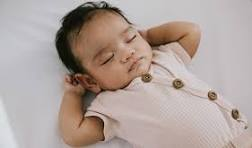
#> input picture src/download (1).jpg, 252 x 148 px
$ python -i train_improved_sklearn.py   (imports and definitions only)   (older library calls are emulated)
#> lines starting #> are read from the running program, lines starting #| are printed output that depends on the picture; after the words box and inside, x2 and y2 are one past the last pixel; in counts of white or black regions, pixels touching at a corner belong together
"""Improved scikit-learn model for jaundice detection with better hyperparameters."""
from __future__ import annotations

import argparse
import json
import logging
from datetime import datetime
from pathlib import Path
from typing import Dict, Tuple

import cv2
import joblib
import numpy as np
from sklearn.ensemble import RandomForestClassifier, GradientBoostingClassifier, VotingClassifier
from sklearn.metrics import accuracy_score, classification_report, confusion_matrix, roc_auc_score
from sklearn.model_selection import train_test_split, cross_val_score, GridSearchCV
from sklearn.preprocessing import StandardScaler
from sklearn.svm import SVC
from xgboost import XGBClassifier

MODEL_DIR = Path(__file__).resolve().parent
IMPROVED_MODEL_PATH = MODEL_DIR / "improved_sklearn_model.joblib"
IMPROVED_META_PATH = MODEL_DIR / "improved_sklearn_meta.json"
DATASET_ROOT = Path(__file__).resolve().parents[2] / "Dataset"
ALLOWED_EXT = {".jpg", ".jpeg", ".png", ".bmp", ".webp"}

# [4 lines not run here, left out]
logger = logging.getLogger(__name__)


# [49 lines left out: function load_and_preprocess_images, not called in this run]


def extract_image_features(img: np.ndarray) -> np.ndarray:
    """Extract comprehensive features from image."""
    features = []

    # Color features (RGB channels)
    for i in range(3):
        channel = img[:, :, i]
        features.extend([
            np.mean(channel),
            np.std(channel),
            np.median(channel),
            np.percentile(channel, 25),
            np.percentile(channel, 75)
        ])
#> this loop made 3 passes
#> pass 1, in extract_image_features, `channel = img[:, :, i]`:
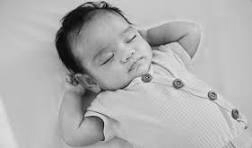
#> channel: shape (148, 252); min 0, max 249, mean 176.2
#> pass 2, in extract_image_features, `channel = img[:, :, i]`:
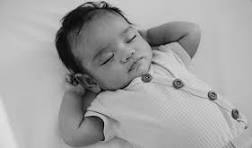
#> channel: shape (148, 252); min 0, max 236, mean 161.8
#> pass 3, in extract_image_features, `channel = img[:, :, i]`:
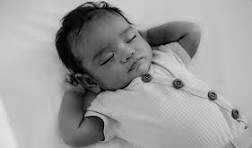
#> channel: shape (148, 252); min 0, max 228, mean 155.8
#> after the loop, features = [176.2, 39.38, 190, 175, 196, 161.8, 45.12, 183, 144, 190, 155.8, 53.39, 182, 126, 193]

    # Convert to HSV for better color analysis
    hsv = cv2.cvtColor(img, cv2.COLOR_RGB2HSV)
#> hsv: shape (148, 252, 3); mean H, S, V 67.2, 40.7, 177.1

    # HSV features
    for i in range(3):
        channel = hsv[:, :, i]
        features.extend([
            np.mean(channel),
            np.std(channel),
            np.median(channel)
        ])
#> this loop made 3 passes
#> pass 1, in extract_image_features, `channel = hsv[:, :, i]`:
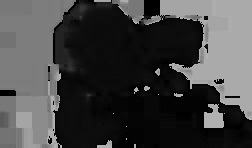
#> channel: shape (148, 252); min 0, max 179, mean 67.2
#> pass 2, in extract_image_features, `channel = hsv[:, :, i]`:
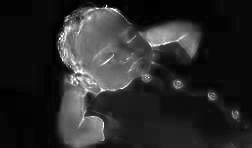
#> channel: shape (148, 252); min 0, max 255, mean 40.7
#> after the loop, features = [176.2, 39.38, 190, 175, 196, 161.8, 45.12, 183, 144, 190, 155.8, 53.39, 182, 126, 193, 67.2, 68.61, 13, 40.67, 47.94, 17, 177.1, 39.67, 192]

    # Yellow tint detection (important for jaundice)
    # High yellow values in HSV space
    yellow_mask = (hsv[:, :, 0] >= 20) & (hsv[:, :, 0] <= 30) & (hsv[:, :, 1] >= 50)
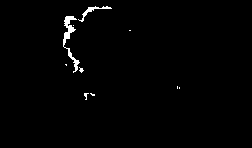
#> yellow_mask: shape (148, 252) bool; 1.1% white; 10 white regions (8 under 20 px), largest, box (x1, y1, x2, y2) and area: (63, 16, 80, 73) 264, (78, 6, 112, 22) 100
    yellow_ratio = np.sum(yellow_mask) / yellow_mask.size
#> yellow_ratio = 0.0112
    features.append(yellow_ratio)

    # Texture features using Local Binary Patterns approximation
    gray = cv2.cvtColor(img, cv2.COLOR_RGB2GRAY)

    # Simple texture features
    features.extend([
        np.std(gray),
        np.mean(cv2.Laplacian(gray, cv2.CV_64F)),
        np.mean(cv2.Sobel(gray, cv2.CV_64F, 1, 0)),
        np.mean(cv2.Sobel(gray, cv2.CV_64F, 0, 1))
    ])

    # Histogram features
    hist_r = cv2.calcHist([img], [0], None, [32], [0, 256])
#> hist_r = 32 values, max 11722 at index 24, min 0 at index 30, mean 1165.5
    hist_g = cv2.calcHist([img], [1], None, [32], [0, 256])
#> hist_g = 32 values, max 10480 at index 23, min 0 at index 30, mean 1165.5
    hist_b = cv2.calcHist([img], [2], None, [32], [0, 256])
#> hist_b = 32 values, max 8628 at index 24, min 0 at index 29, mean 1165.5

    # Normalize histograms
    hist_r = hist_r.flatten() / hist_r.sum()
#> hist_r = 32 values, max 0.314 at index 24, min 0 at index 30, mean 0.0312
    hist_g = hist_g.flatten() / hist_g.sum()
#> hist_g = 32 values, max 0.281 at index 23, min 0 at index 30, mean 0.0312
    hist_b = hist_b.flatten() / hist_b.sum()
#> hist_b = 32 values, max 0.231 at index 24, min 0 at index 29, mean 0.0312

    features.extend(hist_r[:8])  # Take first 8 bins from each channel
    features.extend(hist_g[:8])
    features.extend(hist_b[:8])

    return np.array(features)


# [198 lines left out: functions create_ensemble_model, evaluate_model, _parse_args, main, not called in this run]


# [2 lines not run here, left out]

>>> import cv2
>>> picture = cv2.cvtColor(cv2.imread('../../src/download (1).jpg'), cv2.COLOR_BGR2RGB)
>>> result = extract_image_features(picture)
#> result = 53 values, max 196 at index 4, min -1.12 at index 28, mean 55.02
